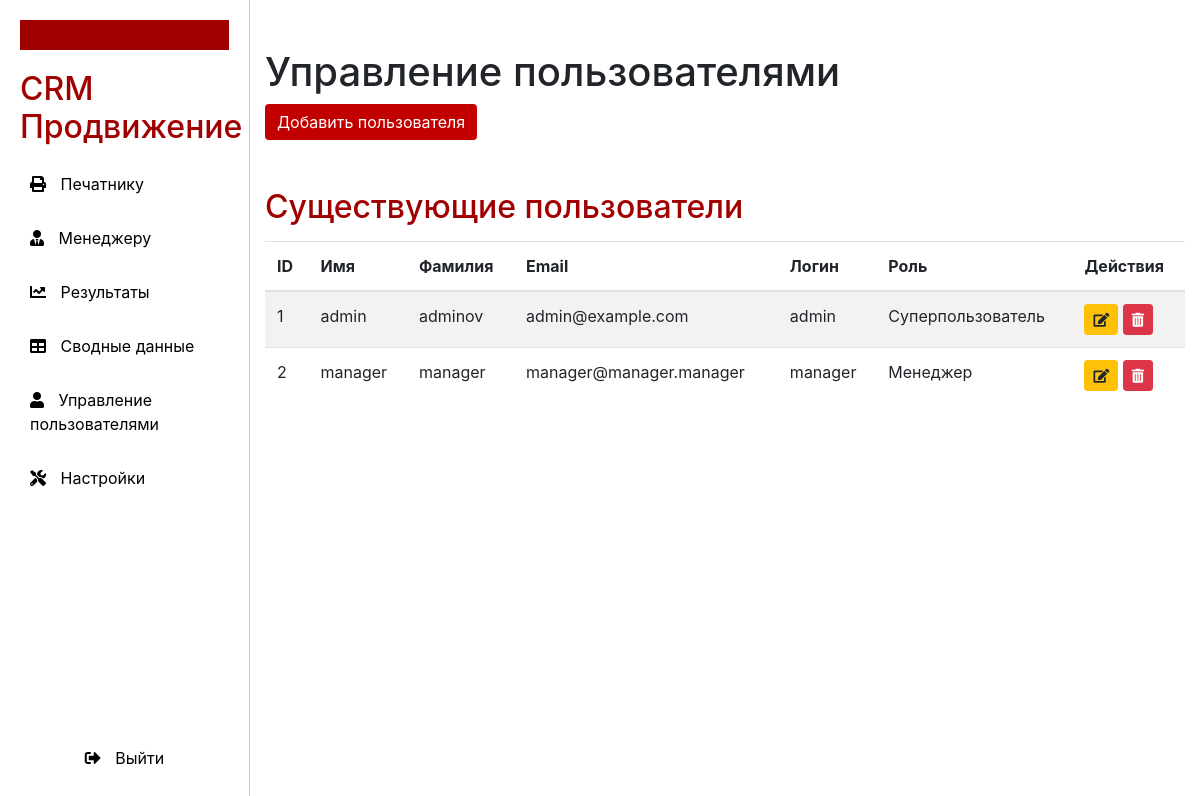
Page /admin/ (signed in) on the committed database.
### models.py (models this page shows)
class User(Base):
    __tablename__ = "users"
    id = Column(Integer, primary_key=True, index=True)
    name = Column(String, index=True)
    surname = Column(String, index=True)
    email = Column(String, unique=True, index=True)
    password = Column(String)
    login = Column(String, unique=True, index=True)
    role = Column(Enum(Role), index=True)

### admin.py (the view)
@router.get("/", response_class=HTMLResponse)
async def admin_page(request: Request, db: Session = Depends(get_db), current_user: User = Depends(get_current_user)):
    check_admin_access(current_user)  # Проверяем доступ
    users = db.query(User).all()
    return templates.TemplateResponse("admin.html", {
        "request": request,
        "users": users,
        "role": current_user.role.value  # Передаем роль пользователя
    })

### templates/admin.html (shortened to what this page needs)
{% extends "layout.html" %}
{% block admin %}
<div class="container">
    <h1 class="mt-5">Управление пользователями</h1>
<button type="button" class="btn custom-btn" data-toggle="modal" data-target="#addUserModal">
    Добавить пользователя
</button>
    <h2 class="mt-5">Существующие пользователи</h2>
    <table class="table table-striped">
        <thead>
            <tr>
                <th>ID</th>
                <th>Имя</th>
                <th>Фамилия</th>
                <th>Email</th>
                <th>Логин</th>
                <th>Роль</th>
                <th>Действия</th>
            </tr>
        </thead>
        <tbody>
            {% for user in users %}
            <tr>
                <td>{{ user.id }}</td>
                <td>{{ user.name }}</td>
                <td>{{ user.surname }}</td>
                <td>{{ user.email }}</td>
                <td>{{ user.login }}</td>
                <td>
                    {% if user.role == 'Суперпользователь' %}
                        Суперпользователь
                    {% elif user.role == 'Администратор' %}
                        Администратор
                    {% elif user.role == 'Менеджер' %}
                        Менеджер
                    {% elif user.role == 'Печатник' %}
                        Печатник
                    {% elif user.role == 'Гость' %}
                        Гость
                    {% else %}
                        Неизвестная роль
                    {% endif %}
                </td>
                <td>
                    <button class="btn btn-warning btn-sm" data-toggle="modal" data-target="#editModal{{ user.id }}"><i class="fas fa-edit"></i></button>
                    <form method="post" action="/admin/delete/{{ user.id }}" class="d-inline">
                        <button type="submit" class="btn btn-danger btn-sm">  <i class="fas fa-trash-alt"></i></button>
                    </form>
                </td>
            </tr>
            {% endfor %}
        </tbody>
    </table>
</div>
{% endblock %}

### templates/layout.html (style rules this page uses)
body { display: flex; min-height: 100vh; margin: 0; }

### templates/sidebar.html (style rules this page uses)
h2 { color: #a10000; margin: 0 0 15px; }

### templates/admin.html (style rules this page uses)
.custom-btn { background-color: #c30000; color: #fff; border: none; }

### rows in the picture
User: id "1", name "admin", surname "adminov", email "admin@example.com", login "admin", role "Суперпользователь"
User: id "2", name "manager", surname "manager", email "manager@manager.manager", login "manager", role "Менеджер"
